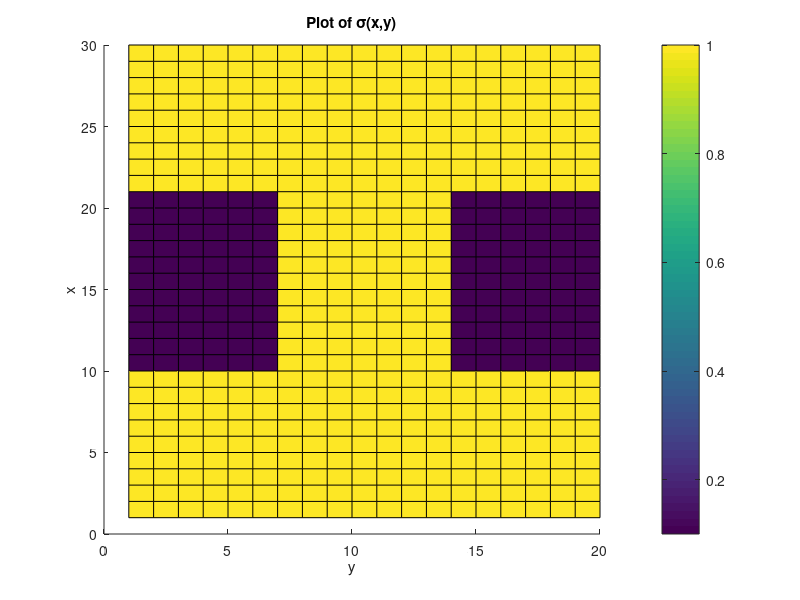
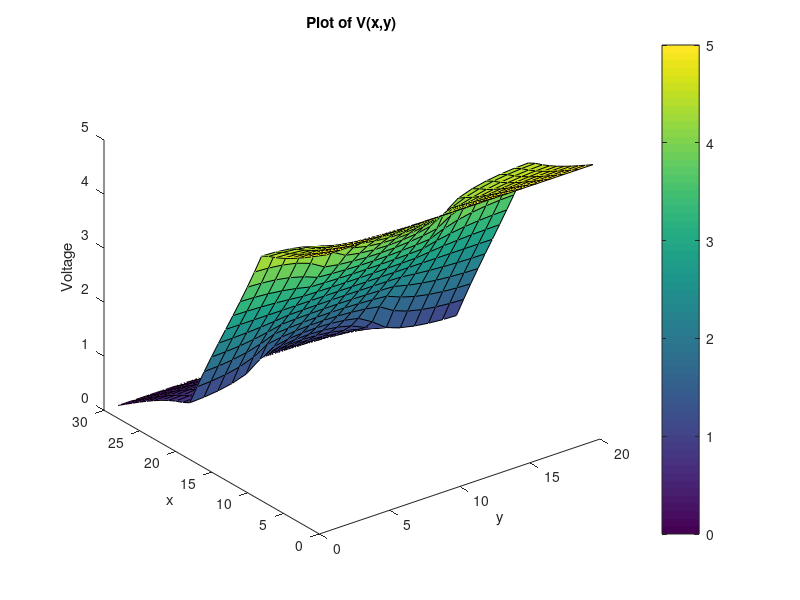
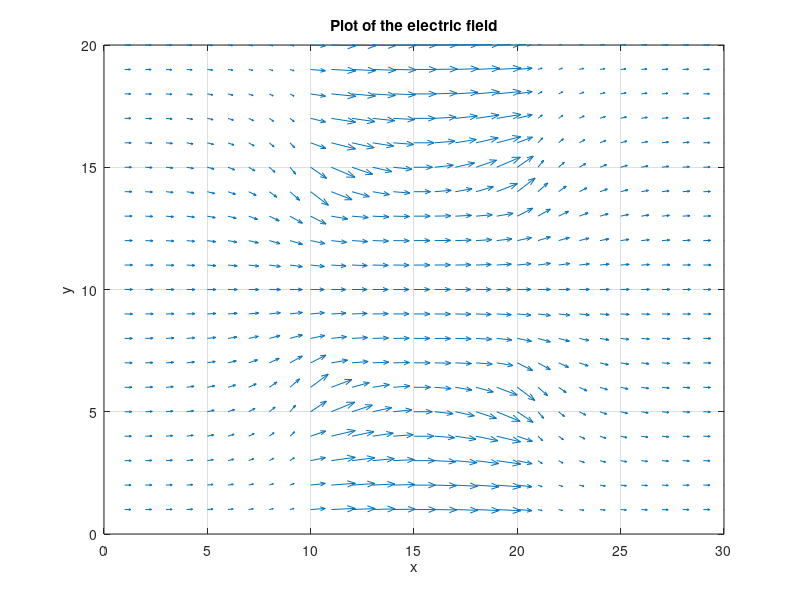
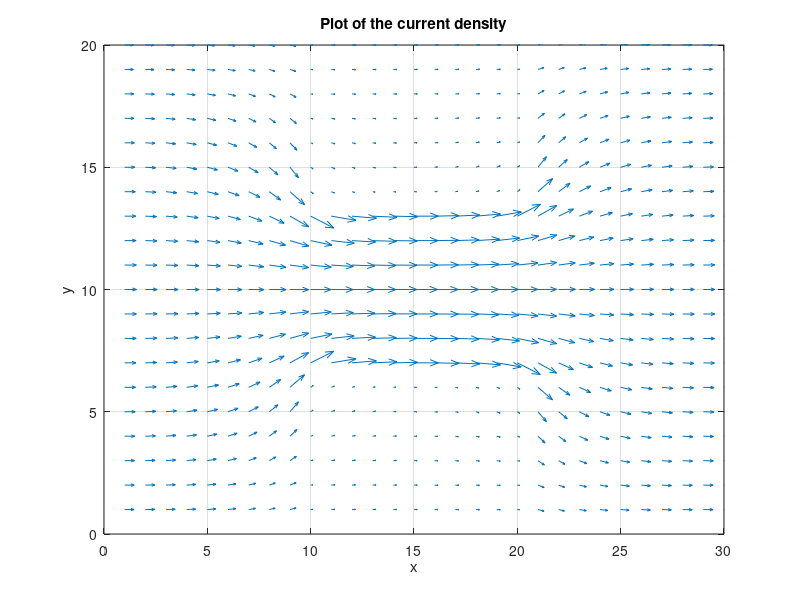

MATLAB code to generate these figures, in order:
%Question 2a
clc
clear all;

L = 30;
W = 20;

Wb = W/3;
Lb = L/3;

si  = 1;
so = 10e-2;

G = sparse(W*L,W*L);
F = sparse(W*L,1);
sigma = zeros(L, W);

dx = 1;
dy = 1;
V0 = 5;

for i=1:L
    for j=1:W

        in_x = logical( i >= (L- Lb)/2 && i <= (L + Lb)/2);
        in_y = logical( j <= Wb | j >= (W-Wb));

        if in_x && in_y
            sigma(i,j) = so;
        else 
            sigma(i,j) = si;
        end 
        
        
    end
end

[X,Y] = meshgrid(1:W,1:L);
 
figure();
surf(X,Y,sigma);
grid;
colorbar;
title('Plot of σ(x,y)');
xlabel('y');
ylabel('x');
zlabel('σ');
view(0, 90); 

for i = 1:L
    for j = 1:W
        n = j + (i - 1) * W;

        if i == 1
            G(n, :) = 0;
            G(n, n) = 1;
            F(n,1) = V0;
        elseif i == L
            G(n, :) = 0;
            G(n, n) = 1;
        elseif j == 1
            nxm = j + (i - 2) * W;
            nxp = j + (i) * W;
            nyp = j + 1 + (i - 1) * W;

            rxm = (sigma(i, j) + sigma(i - 1, j)) / 2.0;
            rxp = (sigma(i, j) + sigma(i + 1, j)) / 2.0;
            ryp = (sigma(i, j) + sigma(i, j + 1)) / 2.0;

            G(n, n) = -(rxm+rxp+ryp);
            G(n, nxm) = rxm;
            G(n, nxp) = rxp;
            G(n, nyp) = ryp;

        elseif j ==  W
            nxm = j + (i - 2) * W;
            nxp = j + (i) * W;
            nym = j - 1 + (i - 1) * W;

            rxm = (sigma(i, j) + sigma(i - 1, j)) / 2.0;
            rxp = (sigma(i, j) + sigma(i + 1, j)) / 2.0;
            rym = (sigma(i, j) + sigma(i, j - 1)) / 2.0;

            G(n, n) = -(rxm + rxp + rym);
            G(n, nxm) = rxm;
            G(n, nxp) = rxp;
            G(n, nym) = rym;
        else
            nxm = j + (i-2)*W;
            nxp = j + (i)*W;
            nym = j-1 + (i-1)*W;
            nyp = j+1 + (i-1)*W;

            rxm = (sigma(i,j) + sigma(i-1,j))/2.0;
            rxp = (sigma(i,j) + sigma(i+1,j))/2.0;
            rym = (sigma(i,j) + sigma(i,j-1))/2.0;
            ryp = (sigma(i,j) + sigma(i,j+1))/2.0;

            G(n,n) = -(rxm+rxp+rym+ryp);
            G(n,nxm) = rxm;
            G(n,nxp) = rxp;
            G(n,nym) = rym;
            G(n,nyp) = ryp;
        end

    end
end


V = G\F; 

V_solution = zeros(L,W);

for i=1:L
    for j=1:W
        n = j + (i-1)*W;
        
        V_solution(i,j) = V(n);
    end
end
 
[X,Y] = meshgrid(1:W,1:L);

figure();  %Optional
surf(X,Y,V_solution);
grid;
colorbar;
title('Plot of V(x,y)');
xlabel('y');
ylabel('x');
zlabel('Voltage');


for i = 1:L
    for j = 1:W
        if i == 1
            Ex(i, j) = (V_solution(i + 1, j) - V_solution(i, j));
        elseif i == L
            Ex(i, j) = (V_solution(i, j) - V_solution(i - 1, j));
        else
            Ex(i, j) = (V_solution(i + 1, j) - V_solution(i - 1, j)) * 0.5;
        end
        
        if j == 1
            Ey(i, j) = (V_solution(i, j + 1) - V_solution(i, j));
        elseif j == W
            Ey(i, j) = (V_solution(i, j) - V_solution(i, j - 1));
        else
            Ey(i, j) = (V_solution(i, j + 1) - V_solution(i, j - 1)) * 0.5;
        end
    end
end


Ex = -Ex;
Ey = -Ey;

Fx = sigma .* Ex;
Fy = sigma .* Ey;


C0 = sum(Fx(1, :));
Cnx = sum(Fx(L, :));
Curr = (C0 + Cnx) * 0.5;


figure();
quiver(Ex', Ey');
axis([0 L 0 W]);
grid;
title('Plot of the electric field');
xlabel('x');
ylabel('y');


figure();
quiver(Fx', Fy');
axis([0 L 0 W]);
grid;
title('Plot of the current density');
xlabel('x');
ylabel('y');